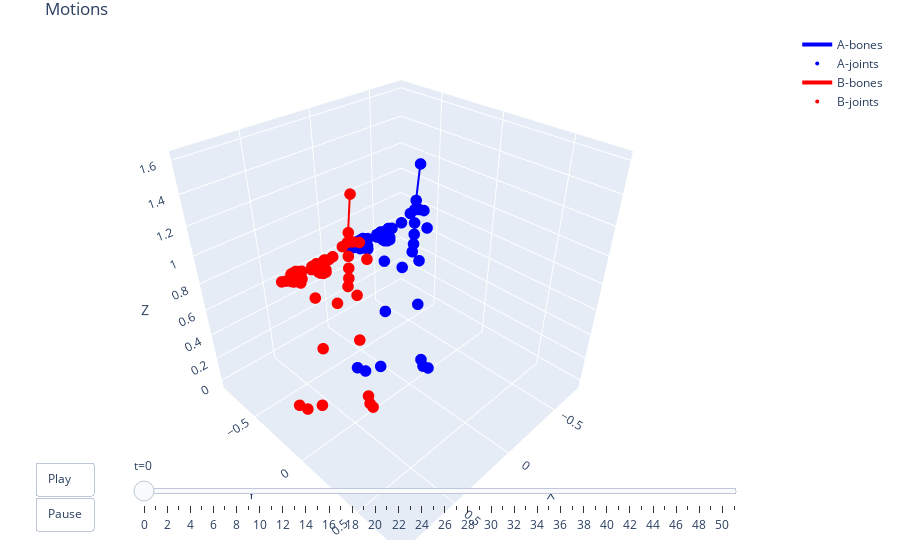

The notebook cell this image was saved under:
### Code cell
import numpy as np
import plotly.graph_objects as go

class MultiSkeleton3DAnimator:
    """
    Overlay multiple animated skeletons in ONE Plotly figure.

    Usage:
      anim = MultiSkeleton3DAnimator(fps=30)
      anim.add_sequence(X1, edges=edges, color="blue", name="A")
      anim.add_sequence(X2, edges=edges, color="red",  name="B")
      anim.fig.show()
    """

    def __init__(self, fps=30, marker_size=4, axis_pad_ratio=0.05, title="3D Multi-Skeleton Animation"):
        self.fps = fps
        self.marker_size = marker_size
        self.axis_pad_ratio = axis_pad_ratio
        self.title = title

        self.seqs = []   # list of dicts: {"X":..., "edges":..., "color":..., "name":...}
        self.fig = go.Figure(
            layout=go.Layout(
                title=title,
                scene=dict(
                    aspectmode="cube",  # equal x/y/z
                    xaxis=dict(autorange=False, title="X"),
                    yaxis=dict(autorange=False, title="Y"),
                    zaxis=dict(autorange=False, title="Z"),
                ),
                uirevision="fixed",  # keep camera stable
            )
        )
        self._init_controls()

    def _init_controls(self):
        frame_duration_ms = int(1000 / max(self.fps, 1))
        self.fig.update_layout(
            updatemenus=[
                dict(
                    type="buttons",
                    showactive=False,
                    x=0.02, y=0.02,
                    xanchor="left", yanchor="bottom",
                    buttons=[
                        dict(
                            label="Play",
                            method="animate",
                            args=[
                                None,
                                dict(
                                    frame=dict(duration=frame_duration_ms, redraw=True),
                                    transition=dict(duration=0),
                                    fromcurrent=True,
                                ),
                            ],
                        ),
                        dict(
                            label="Pause",
                            method="animate",
                            args=[
                                [None],
                                dict(
                                    frame=dict(duration=0, redraw=False),
                                    transition=dict(duration=0),
                                    mode="immediate",
                                ),
                            ],
                        ),
                    ],
                )
            ],
            sliders=[],
        )

    @staticmethod
    def _bones_xyz(frame_xyz, edges):
        if not edges:
            return [], [], []
        xb, yb, zb = [], [], []
        for a, b in edges:
            xb += [frame_xyz[a, 0], frame_xyz[b, 0], None]
            yb += [frame_xyz[a, 1], frame_xyz[b, 1], None]
            zb += [frame_xyz[a, 2], frame_xyz[b, 2], None]
        return xb, yb, zb

    def _recompute_scene_ranges(self):
        # fixed ranges from ALL sequences combined (prevents “shrinking”)
        if not self.seqs:
            return

        all_xyz = np.concatenate([s["X"].reshape(-1, 3) for s in self.seqs], axis=0)
        mins = np.nanmin(all_xyz, axis=0)
        maxs = np.nanmax(all_xyz, axis=0)
        center = (mins + maxs) / 2.0
        spans = (maxs - mins)
        max_span = float(np.nanmax(spans))

        pad = max_span * self.axis_pad_ratio
        half = max_span / 2.0 + pad

        xr = [center[0] - half, center[0] + half]
        yr = [center[1] - half, center[1] + half]
        zr = [center[2] - half, center[2] + half]

        self.fig.update_layout(
            scene=dict(
                xaxis=dict(range=xr, autorange=False),
                yaxis=dict(range=yr, autorange=False),
                zaxis=dict(range=zr, autorange=False),
                aspectmode="cube",
            )
        )

    def _rebuild_animation(self):
        """
        Rebuild frames so that every frame updates ALL skeleton traces.
        Trace layout per sequence:
          - bones trace
          - joints trace
        """
        if not self.seqs:
            return

        # Total number of frames = max T across sequences
        T_max = max(s["X"].shape[0] for s in self.seqs)

        frames = []
        for t in range(T_max):
            frame_data = []
            for s in self.seqs:
                X = s["X"]
                edges = s["edges"]

                t_eff = min(t, X.shape[0] - 1)  # hold last frame if shorter
                ft = X[t_eff]

                xb, yb, zb = self._bones_xyz(ft, edges)

                # IMPORTANT: must match trace order in fig.data
                frame_data.append(go.Scatter3d(x=xb, y=yb, z=zb))
                frame_data.append(go.Scatter3d(x=ft[:, 0], y=ft[:, 1], z=ft[:, 2]))

            frames.append(go.Frame(name=str(t), data=frame_data))

        self.fig.frames = tuple(frames)

        # Slider for new length
        slider = dict(
            x=0.15, y=0.02,
            xanchor="left", yanchor="bottom",
            len=0.8,
            currentvalue=dict(prefix="t="),
            steps=[
                dict(
                    method="animate",
                    label=str(t),
                    args=[
                        [str(t)],
                        dict(frame=dict(duration=0, redraw=True),
                             transition=dict(duration=0),
                             mode="immediate"),
                    ],
                )
                for t in range(T_max)
            ],
        )
        self.fig.update_layout(sliders=[slider])

    def add_sequence(self, X, edges=None, color="blue", name=None, line_width=4, marker_size=None):
        """
        Add another motion to overlay. Does NOT remove existing sequences.
        """
        X = np.asarray(X)
        assert X.ndim == 3 and X.shape[2] == 3, "X must be shape (T, J, 3)"
        edges = edges or []
        marker_size = marker_size if marker_size is not None else self.marker_size
        name = name or f"seq{len(self.seqs)}"

        self.seqs.append(dict(X=X, edges=edges, color=color, name=name, marker_size=marker_size, line_width=line_width))

        # Add two new traces (bones + joints) with initial pose (t=0)
        f0 = X[0]
        xb0, yb0, zb0 = self._bones_xyz(f0, edges)

        self.fig.add_trace(
            go.Scatter3d(
                x=xb0, y=yb0, z=zb0,
                mode="lines",
                line=dict(width=line_width, color=color),
                name=f"{name}-bones",
                showlegend=True,
            )
        )
        self.fig.add_trace(
            go.Scatter3d(
                x=f0[:, 0], y=f0[:, 1], z=f0[:, 2],
                mode="markers",
                marker=dict(size=marker_size, color=color),
                name=f"{name}-joints",
                showlegend=True,
            )
        )

        # Update fixed axes + rebuild frames for all sequences
        self._recompute_scene_ranges()
        self._rebuild_animation()

        return self.fig


# ---------------- Example ----------------
if __name__ == "__main__":

    edges = [(5, 6)]

    anim = MultiSkeleton3DAnimator(fps=30, title="Motions")
    anim.add_sequence(data['joints_3d'], edges=edges, color="blue", name="A")
    anim.add_sequence(data['joints_3d_unproj'] + np.array([0.5, 0.0, 0.0]), edges=edges, color="red",  name="B")

    # Increase figure size for better visibility
    anim.fig.update_layout(
    margin=dict(l=20, r=20, b=20, t=30),
)

    anim.fig.show()

### Figure 1 — Plotly figure (JSON) as saved in the notebook; plotly's stock layout.template omitted (floating-point values rounded to 4 significant figures)
{"data": [{"line": {"color": "blue", "width": 4}, "mode": "lines", "name": "A-bones", "showlegend": true, "type": "scatter3d", "x": [-0.01397, -0.02453, null], "y": [0.02131, 0.03914, null], "z": [1.348, 1.569, null]}, {"marker": {"color": "blue", "size": 4}, "mode": "markers", "name": "A-joints", "showlegend": true, "type": "scatter3d", "x": [-0.006304, -0.008862, -0.01027, -0.01114, -0.01133, -0.01397, -0.02453, 0.02283, 0.07964, 0.2018, 0.1435, 0.1562, 0.1707, 0.1879, 0.2027, 0.1436, 0.1405, 0.144, 0.1488, 0.1263, 0.12, 0.1234, 0.1295, 0.1096, 0.1045, 0.1062, 0.1117, 0.09511, 0.09029, 0.09102, 0.09392, -0.04543, -0.1051, -0.2235, -0.06654, -0.03611, -0.01421, 0.01639, 0.03215, 0.003929, 0.03217, 0.05151, 0.04196, -0.001509, 0.02516, 0.004169, -0.01398, -0.005783, 0.01329, 0.004234, -0.01672, -0.011, 0.002608, -0.003953, -0.01694, 0.06399, 0.1237, 0.1542, 0.1838, 0.2004, -0.06762, -0.09485, -0.05917, -0.1318, -0.169], "y": [0.002519, 0.01015, 0.01289, 0.01406, 0.0132, 0.02131, 0.03914, 0.01241, -0.001261, -0.0171, -0.2222, -0.2515, -0.2725, -0.2984, -0.3194, -0.2923, -0.3147, -0.3075, -0.2899, -0.2886, -0.3108, -0.2999, -0.2793, -0.2851, -0.3006, -0.2941, -0.2757, -0.2781, -0.2905, -0.2861, -0.2759, 0.01436, -0.00276, -0.08153, -0.2298, -0.2304, -0.2169, -0.2167, -0.2344, -0.2562, -0.2598, -0.2396, -0.2188, -0.2537, -0.2347, -0.2133, -0.233, -0.249, -0.2291, -0.2041, -0.1987, -0.2443, -0.2243, -0.2063, -0.1988, -0.01062, -0.1003, -0.1231, -0.2461, -0.3107, 0.001629, -0.02732, 0.1113, -6.877e-05, -0.05548], "z": [1.006, 1.062, 1.128, 1.203, 1.288, 1.348, 1.569, 1.277, 1.235, 1.026, 0.9923, 0.9927, 0.9907, 0.9891, 0.9808, 0.9643, 0.984, 1.01, 1.025, 0.9636, 0.9883, 1.018, 1.035, 0.9666, 0.9899, 1.016, 1.028, 0.9683, 0.9892, 1.008, 1.021, 1.277, 1.24, 1.044, 1.046, 1.057, 1.062, 1.062, 1.05, 1.039, 1.031, 1.029, 1.035, 1.022, 1.017, 1.028, 1.03, 1.005, 0.9994, 1.006, 1.015, 0.9924, 0.9889, 0.9932, 0.9992, 0.9222, 0.5767, 0.1157, 0.01187, 0.01071, 0.9145, 0.5548, 0.115, 0.01117, 0.01276]}, {"line": {"color": "red", "width": 4}, "mode": "lines", "name": "B-bones", "showlegend": true, "type": "scatter3d", "x": [0.486, 0.4755, null], "y": [0.02131, 0.03914, null], "z": [1.348, 1.569, null]}, {"marker": {"color": "red", "size": 4}, "mode": "markers", "name": "B-joints", "showlegend": true, "type": "scatter3d", "x": [0.4937, 0.4911, 0.4897, 0.4889, 0.4887, 0.486, 0.4755, 0.5228, 0.5796, 0.7018, 0.6435, 0.6562, 0.6707, 0.6879, 0.7027, 0.6436, 0.6405, 0.644, 0.6488, 0.6263, 0.62, 0.6234, 0.6295, 0.6096, 0.6045, 0.6062, 0.6117, 0.5951, 0.5903, 0.591, 0.5939, 0.4546, 0.3949, 0.2765, 0.4335, 0.4639, 0.4858, 0.5164, 0.5322, 0.5039, 0.5322, 0.5515, 0.542, 0.4985, 0.5252, 0.5042, 0.486, 0.4942, 0.5133, 0.5042, 0.4833, 0.489, 0.5026, 0.496, 0.4831, 0.564, 0.6237, 0.6542, 0.6838, 0.7004, 0.4324, 0.4052, 0.4408, 0.3682, 0.331], "y": [0.002518, 0.01015, 0.01289, 0.01406, 0.0132, 0.02131, 0.03914, 0.01241, -0.001261, -0.0171, -0.2222, -0.2515, -0.2725, -0.2984, -0.3194, -0.2923, -0.3147, -0.3075, -0.2899, -0.2886, -0.3108, -0.2999, -0.2793, -0.2851, -0.3006, -0.2941, -0.2757, -0.2781, -0.2905, -0.2861, -0.2759, 0.01436, -0.002761, -0.08153, -0.2298, -0.2304, -0.2169, -0.2167, -0.2344, -0.2562, -0.2598, -0.2396, -0.2188, -0.2537, -0.2347, -0.2133, -0.233, -0.249, -0.2291, -0.2041, -0.1987, -0.2443, -0.2243, -0.2063, -0.1988, -0.01062, -0.1003, -0.1231, -0.2461, -0.3107, 0.001629, -0.02732, 0.1113, -6.869e-05, -0.05548], "z": [1.006, 1.062, 1.128, 1.203, 1.288, 1.348, 1.569, 1.277, 1.235, 1.026, 0.9923, 0.9927, 0.9907, 0.9891, 0.9808, 0.9643, 0.984, 1.01, 1.025, 0.9636, 0.9883, 1.018, 1.035, 0.9666, 0.9899, 1.016, 1.028, 0.9683, 0.9892, 1.008, 1.021, 1.277, 1.24, 1.044, 1.046, 1.057, 1.062, 1.062, 1.05, 1.039, 1.031, 1.029, 1.035, 1.022, 1.017, 1.028, 1.03, 1.005, 0.9994, 1.006, 1.015, 0.9924, 0.9889, 0.9932, 0.9992, 0.9222, 0.5767, 0.1157, 0.01187, 0.01071, 0.9145, 0.5548, 0.115, 0.01117, 0.01276]}], "layout": {"margin": {"b": 20, "l": 20, "r": 20, "t": 30}, "scene": {"aspectmode": "cube", "xaxis": {"autorange": false, "range": [-0.7939, 0.9263], "title": {"text": "X"}}, "yaxis": {"autorange": false, "range": [-0.8769, 0.8433], "title": {"text": "Y"}}, "zaxis": {"autorange": false, "range": [-0.06824, 1.652], "title": {"text": "Z"}}}, "sliders": [{"currentvalue": {"prefix": "t="}, "len": 0.8, "steps": [{"args": [["0"], {"frame": {"duration": 0, "redraw": true}, "mode": "immediate", "transition": {"duration": 0}}], "label": "0", "method": "animate"}, {"args": [["1"], {"frame": {"duration": 0, "redraw": true}, "mode": "immediate", "transition": {"duration": 0}}], "label": "1", "method": "animate"}, {"args": [["2"], {"frame": {"duration": 0, "redraw": true}, "mode": "immediate", "transition": {"duration": 0}}], "label": "2", "method": "animate"}, {"args": [["3"], {"frame": {"duration": 0, "redraw": true}, "mode": "immediate", "transition": {"duration": 0}}], "label": "3", "method": "animate"}, {"args": [["4"], {"frame": {"duration": 0, "redraw": true}, "mode": "immediate", "transition": {"duration": 0}}], "label": "4", "method": "animate"}, {"args": [["5"], {"frame": {"duration": 0, "redraw": true}, "mode": "immediate", "transition": {"duration": 0}}], "label": "5", "method": "animate"}, {"args": [["6"], {"frame": {"duration": 0, "redraw": true}, "mode": "immediate", "transition": {"duration": 0}}], "label": "6", "method": "animate"}, {"args": [["7"], {"frame": {"duration": 0, "redraw": true}, "mode": "immediate", "transition": {"duration": 0}}], "label": "7", "method": "animate"}, {"args": [["8"], {"frame": {"duration": 0, "redraw": true}, "mode": "immediate", "transition": {"duration": 0}}], "label": "8", "method": "animate"}, {"args": [["9"], {"frame": {"duration": 0, "redraw": true}, "mode": "immediate", "transition": {"duration": 0}}], "label": "9", "method": "animate"}, {"args": [["10"], {"frame": {"duration": 0, "redraw": true}, "mode": "immediate", "transition": {"duration": 0}}], "label": "10", "method": "animate"}, {"args": [["11"], {"frame": {"duration": 0, "redraw": true}, "mode": "immediate", "transition": {"duration": 0}}], "label": "11", "method": "animate"}, {"args": [["12"], {"frame": {"duration": 0, "redraw": true}, "mode": "immediate", "transition": {"duration": 0}}], "label": "12", "method": "animate"}, {"args": [["13"], {"frame": {"duration": 0, "redraw": true}, "mode": "immediate", "transition": {"duration": 0}}], "label": "13", "method": "animate"}, {"args": [["14"], {"frame": {"duration": 0, "redraw": true}, "mode": "immediate", "transition": {"duration": 0}}], "label": "14", "method": "animate"}, {"args": [["15"], {"frame": {"duration": 0, "redraw": true}, "mode": "immediate", "transition": {"duration": 0}}], "label": "15", "method": "animate"}, {"args": [["16"], {"frame": {"duration": 0, "redraw": true}, "mode": "immediate", "transition": {"duration": 0}}], "label": "16", "method": "animate"}, {"args": [["17"], {"frame": {"duration": 0, "redraw": true}, "mode": "immediate", "transition": {"duration": 0}}], "label": "17", "method": "animate"}, {"args": [["18"], {"frame": {"duration": 0, "redraw": true}, "mode": "immediate", "transition": {"duration": 0}}], "label": "18", "method": "animate"}, {"args": [["19"], {"frame": {"duration": 0, "redraw": true}, "mode": "immediate", "transition": {"duration": 0}}], "label": "19", "method": "animate"}, {"args": [["20"], {"frame": {"duration": 0, "redraw": true}, "mode": "immediate", "transition": {"duration": 0}}], "label": "20", "method": "animate"}, {"args": [["21"], {"frame": {"duration": 0, "redraw": true}, "mode": "immediate", "transition": {"duration": 0}}], "label": "21", "method": "animate"}, {"args": [["22"], {"frame": {"duration": 0, "redraw": true}, "mode": "immediate", "transition": {"duration": 0}}], "label": "22", "method": "animate"}, {"args": [["23"], {"frame": {"duration": 0, "redraw": true}, "mode": "immediate", "transition": {"duration": 0}}], "label": "23", "method": "animate"}, {"args": [["24"], {"frame": {"duration": 0, "redraw": true}, "mode": "immediate", "transition": {"duration": 0}}], "label": "24", "method": "animate"}, {"args": [["25"], {"frame": {"duration": 0, "redraw": true}, "mode": "immediate", "transition": {"duration": 0}}], "label": "25", "method": "animate"}, {"args": [["26"], {"frame": {"duration": 0, "redraw": true}, "mode": "immediate", "transition": {"duration": 0}}], "label": "26", "method": "animate"}, {"args": [["27"], {"frame": {"duration": 0, "redraw": true}, "mode": "immediate", "transition": {"duration": 0}}], "label": "27", "method": "animate"}, {"args": [["28"], {"frame": {"duration": 0, "redraw": true}, "mode": "immediate", "transition": {"duration": 0}}], "label": "28", "method": "animate"}, {"args": [["29"], {"frame": {"duration": 0, "redraw": true}, "mode": "immediate", "transition": {"duration": 0}}], "label": "29", "method": "animate"}, {"args": [["30"], {"frame": {"duration": 0, "redraw": true}, "mode": "immediate", "transition": {"duration": 0}}], "label": "30", "method": "animate"}, {"args": [["31"], {"frame": {"duration": 0, "redraw": true}, "mode": "immediate", "transition": {"duration": 0}}], "label": "31", "method": "animate"}, {"args": [["32"], {"frame": {"duration": 0, "redraw": true}, "mode": "immediate", "transition": {"duration": 0}}], "label": "32", "method": "animate"}, {"args": [["33"], {"frame": {"duration": 0, "redraw": true}, "mode": "immediate", "transition": {"duration": 0}}], "label": "33", "method": "animate"}, {"args": [["34"], {"frame": {"duration": 0, "redraw": true}, "mode": "immediate", "transition": {"duration": 0}}], "label": "34", "method": "animate"}, {"args": [["35"], {"frame": {"duration": 0, "redraw": true}, "mode": "immediate", "transition": {"duration": 0}}], "label": "35", "method": "animate"}, {"args": [["36"], {"frame": {"duration": 0, "redraw": true}, "mode": "immediate", "transition": {"duration": 0}}], "label": "36", "method": "animate"}, {"args": [["37"], {"frame": {"duration": 0, "redraw": true}, "mode": "immediate", "transition": {"duration": 0}}], "label": "37", "method": "animate"}, {"args": [["38"], {"frame": {"duration": 0, "redraw": true}, "mode": "immediate", "transition": {"duration": 0}}], "label": "38", "method": "animate"}, {"args": [["39"], {"frame": {"duration": 0, "redraw": true}, "mode": "immediate", "transition": {"duration": 0}}], "label": "39", "method": "animate"}, {"args": [["40"], {"frame": {"duration": 0, "redraw": true}, "mode": "immediate", "transition": {"duration": 0}}], "label": "40", "method": "animate"}, {"args": [["41"], {"frame": {"duration": 0, "redraw": true}, "mode": "immediate", "transition": {"duration": 0}}], "label": "41", "method": "animate"}, {"args": [["42"], {"frame": {"duration": 0, "redraw": true}, "mode": "immediate", "transition": {"duration": 0}}], "label": "42", "method": "animate"}, {"args": [["43"], {"frame": {"duration": 0, "redraw": true}, "mode": "immediate", "transition": {"duration": 0}}], "label": "43", "method": "animate"}, {"args": [["44"], {"frame": {"duration": 0, "redraw": true}, "mode": "immediate", "transition": {"duration": 0}}], "label": "44", "method": "animate"}, {"args": [["45"], {"frame": {"duration": 0, "redraw": true}, "mode": "immediate", "transition": {"duration": 0}}], "label": "45", "method": "animate"}, {"args": [["46"], {"frame": {"duration": 0, "redraw": true}, "mode": "immediate", "transition": {"duration": 0}}], "label": "46", "method": "animate"}, {"args": [["47"], {"frame": {"duration": 0, "redraw": true}, "mode": "immediate", "transition": {"duration": 0}}], "label": "47", "method": "animate"}, {"args": [["48"], {"frame": {"duration": 0, "redraw": true}, "mode": "immediate", "transition": {"duration": 0}}], "label": "48", "method": "animate"}, {"args": [["49"], {"frame": {"duration": 0, "redraw": true}, "mode": "immediate", "transition": {"duration": 0}}], "label": "49", "method": "animate"}, {"args": [["50"], {"frame": {"duration": 0, "redraw": true}, "mode": "immediate", "transition": {"duration": 0}}], "label": "50", "method": "animate"}, {"args": [["51"], {"frame": {"duration": 0, "redraw": true}, "mode": "immediate", "transition": {"duration": 0}}], "label": "51", "method": "animate"}], "x": 0.15, "xanchor": "left", "y": 0.02, "yanchor": "bottom"}], "title": {"text": "Motions"}, "uirevision": "fixed", "updatemenus": [{"buttons": [{"args": [null, {"frame": {"duration": 33, "redraw": true}, "fromcurrent": true, "transition": {"duration": 0}}], "label": "Play", "method": "animate"}, {"args": [[null], {"frame": {"duration": 0, "redraw": false}, "mode": "immediate", "transition": {"duration": 0}}], "label": "Pause", "method": "animate"}], "showactive": false, "type": "buttons", "x": 0.02, "xanchor": "left", "y": 0.02, "yanchor": "bottom"}]}}
